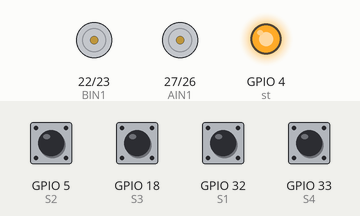
Bench run of a sketch on a simulated ESP32. Shown: motor-driver pin pairs drawn as motors (green arrow = first pin HIGH = forward, orange = second pin HIGH = backward, longer = more drive), output pins drawn as LEDs (lit = HIGH). The test bench sets the inputs (shaded band); at power-on: GPIO 5 (S2), GPIO 18 (S3), GPIO 32 (S1), GPIO 33 (S4) HIGH. What the sketch prints to the serial monitor is not drawn.

Above: at 1.2 s.
1.3 s: GPIO 5 (S2) pulled LOW for 0.15 s
At 1.38 s:
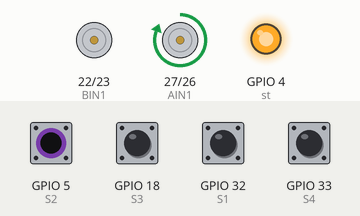
2.9 s: GPIO 18 (S3) pulled LOW for 0.15 s
At 2.98 s:
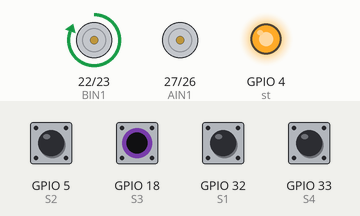
4.5 s: GPIO 5 (S2) driven LOW and GPIO 18 (S3) driven LOW
At 5.3 s:
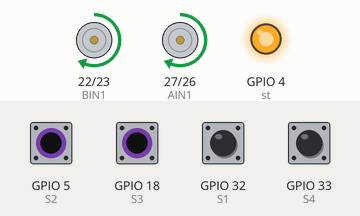
6.0 s: GPIO 32 (S1) pulled LOW for 0.15 s
At 6.08 s:
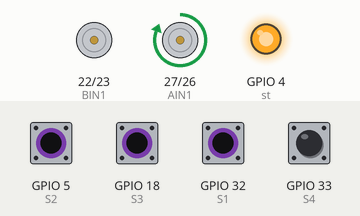
7.6 s: GPIO 33 (S4) pulled LOW for 0.15 s
At 8.3 s:
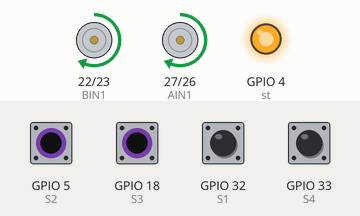
9.2 s: GPIO 5 (S2) driven HIGH
At 10.1 s:
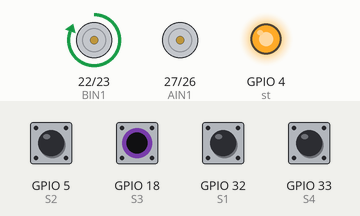
Timing chart, 0 to 11.7 s (numbered marks = the images above; inputs shaded):
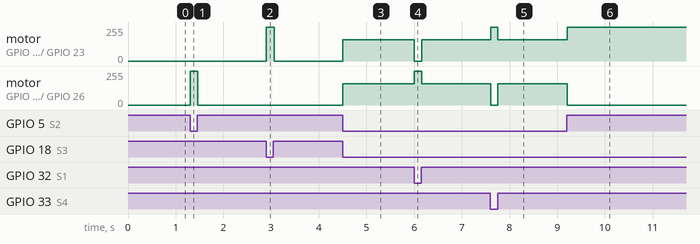

The sketch:

PID_beast.ino
```cpp
#define S1 32
#define S2 5
#define S3 18
#define S4 33

#define AIN1 27
#define AIN2 26
#define BIN1 22
#define BIN2 23

#define st 4

const float Kp = 25;
const int baseSpeed = 160;

float error = 0;   // shared between tasks
int leftSpeed = 0, rightSpeed = 0;

// Task handles
TaskHandle_t TaskSensors;
TaskHandle_t TaskMotors;

void setup() {
  pinMode(S1, INPUT_PULLUP);
  pinMode(S2, INPUT_PULLUP);
  pinMode(S3, INPUT_PULLUP);
  pinMode(S4, INPUT_PULLUP);

  pinMode(AIN1, OUTPUT);
  pinMode(AIN2, OUTPUT);
  pinMode(BIN1, OUTPUT);
  pinMode(BIN2, OUTPUT);
  pinMode(st, OUTPUT);

  digitalWrite(st, HIGH);

  Serial.begin(115200);

  // Create tasks
  xTaskCreatePinnedToCore(
    readSensorsTask,
    "TaskSensors",
    4096,
    NULL,
    1,
    &TaskSensors,
    0
  );

  xTaskCreatePinnedToCore(
    controlMotorsTask,
    "TaskMotors",
    4096,
    NULL,
    1,
    &TaskMotors,
    1
  );
}

void readSensorsTask(void * parameter) {
  for(;;) {
    int r1 = digitalRead(S1);
    int r2 = digitalRead(S2);
    int r3 = digitalRead(S3);
    int r4 = digitalRead(S4);

    // same logic as your code
    int sum = (r1 == LOW) + (r2 == LOW) + (r3 == LOW) + (r4 == LOW);

    if (sum > 0) {
      int pos = ((r1 == LOW ? 0 : 0) +
                 (r2 == LOW ? 1000 : 0) +
                 (r3 == LOW ? 2000 : 0) +
                 (r4 == LOW ? 3000 : 0)) / sum;
      error = pos - 1500;
    } else {
      // stop case same as your code
      error = 9999;  // special marker for "no line"
    }

    Serial.printf("[Sensors] r1:%d r2:%d r3:%d r4:%d -> Error: %.0f\n", r1, r2, r3, r4, error);
    vTaskDelay(5 / portTICK_PERIOD_MS);
  }
}

void controlMotorsTask(void * parameter) {
  for(;;) {
    if (error == 9999) {
      // no line -> stop
      analogWrite(AIN1, 0);
      analogWrite(AIN2, 0);
      analogWrite(BIN1, 0);
      analogWrite(BIN2, 0);
      Serial.println("[Motors] No line detected, stopping motors");
    } else {
      int speedAdjustment = Kp * error;
      leftSpeed = baseSpeed - speedAdjustment;
      rightSpeed = baseSpeed + speedAdjustment;

      leftSpeed = constrain(leftSpeed, 0, 255);
      rightSpeed = constrain(rightSpeed, 0, 255);

      analogWrite(AIN1, leftSpeed);
      analogWrite(AIN2, 0);
      analogWrite(BIN1, rightSpeed);
      analogWrite(BIN2, 0);

      Serial.printf("[Motors] L:%d R:%d\n", leftSpeed, rightSpeed);
    }

    vTaskDelay(10 / portTICK_PERIOD_MS);
  }
}

void loop() {
  // Nah id win
}
```

Measured:
- after the input at 1.3 s, motor on GPIO 27 (AIN1) / GPIO 26 (AIN2): stopped → forward 255/255 at once, → stopped 0.16 s later
- after the input at 2.9 s, motor on GPIO 22 (BIN1) / GPIO 23 (BIN2): stopped → forward 255/255 at once, → stopped 0.16 s later
- after the input at 4.5 s, motor on GPIO 22 (BIN1) / GPIO 23 (BIN2), motor on GPIO 27 (AIN1) / GPIO 26 (AIN2): stopped → forward 160/255 at once
- after the input at 6.0 s, motor on GPIO 22 (BIN1) / GPIO 23 (BIN2): forward 160/255 → stopped at once, → forward 160/255 0.15 s later; motor on GPIO 27 (AIN1) / GPIO 26 (AIN2): forward 160/255 → forward 255/255 at once, → forward 160/255 0.15 s later
- after the input at 7.6 s, motor on GPIO 22 (BIN1) / GPIO 23 (BIN2): forward 160/255 → forward 255/255 at once, → forward 160/255 0.14 s later; motor on GPIO 27 (AIN1) / GPIO 26 (AIN2): forward 160/255 → stopped at once, → forward 160/255 0.14 s later
- after the input at 9.2 s, motor on GPIO 22 (BIN1) / GPIO 23 (BIN2): forward 160/255 → forward 255/255 at once; motor on GPIO 27 (AIN1) / GPIO 26 (AIN2): forward 160/255 → stopped at once
